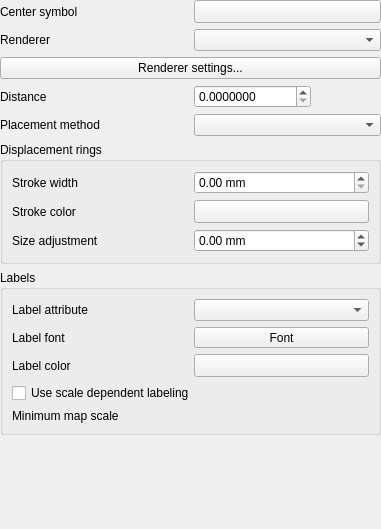
<?xml version="1.0" encoding="UTF-8"?>
<ui version="4.0">
 <class>QgsPointDisplacementRendererWidgetBase</class>
 <widget class="QWidget" name="QgsPointDisplacementRendererWidgetBase">
  <property name="geometry">
   <rect>
    <x>0</x>
    <y>0</y>
    <width>381</width>
    <height>529</height>
   </rect>
  </property>
  <property name="windowTitle">
   <string>Form</string>
  </property>
  <layout class="QGridLayout" name="gridLayout_3">
   <property name="leftMargin">
    <number>0</number>
   </property>
   <property name="topMargin">
    <number>0</number>
   </property>
   <property name="rightMargin">
    <number>0</number>
   </property>
   <property name="bottomMargin">
    <number>0</number>
   </property>
   <item row="2" column="0">
    <widget class="QLabel" name="mRendererLabel">
     <property name="text">
      <string>Renderer</string>
     </property>
    </widget>
   </item>
   <item row="2" column="1">
    <widget class="QComboBox" name="mRendererComboBox"/>
   </item>
   <item row="9" column="0" colspan="2">
    <widget class="QgsCollapsibleGroupBoxBasic" name="mLabelingGroupBox">
     <property name="title">
      <string>Labels</string>
     </property>
     <layout class="QGridLayout" name="gridLayout">
      <item row="0" column="0">
       <widget class="QLabel" name="mLabelAttributeLabel">
        <property name="text">
         <string>Label attribute</string>
        </property>
       </widget>
      </item>
      <item row="0" column="1">
       <widget class="QgsFieldComboBox" name="mLabelFieldComboBox"/>
      </item>
      <item row="1" column="0">
       <widget class="QLabel" name="label">
        <property name="text">
         <string>Label font</string>
        </property>
       </widget>
      </item>
      <item row="2" column="0">
       <widget class="QLabel" name="mLabelColorLabel">
        <property name="text">
         <string>Label color</string>
        </property>
       </widget>
      </item>
      <item row="2" column="1">
       <widget class="QgsColorButton" name="mLabelColorButton">
        <property name="sizePolicy">
         <sizepolicy hsizetype="Preferred" vsizetype="Fixed">
          <horstretch>0</horstretch>
          <verstretch>0</verstretch>
         </sizepolicy>
        </property>
        <property name="minimumSize">
         <size>
          <width>120</width>
          <height>0</height>
         </size>
        </property>
        <property name="maximumSize">
         <size>
          <width>16777215</width>
          <height>16777215</height>
         </size>
        </property>
        <property name="text">
         <string/>
        </property>
       </widget>
      </item>
      <item row="3" column="0" colspan="2">
       <widget class="QCheckBox" name="mScaleDependentLabelsCheckBox">
        <property name="text">
         <string>Use scale dependent labeling</string>
        </property>
       </widget>
      </item>
      <item row="4" column="0">
       <widget class="QLabel" name="mMaxScaleLabel">
        <property name="text">
         <string>Minimum map scale</string>
        </property>
       </widget>
      </item>
      <item row="4" column="1">
       <widget class="QgsScaleWidget" name="mMinLabelScaleWidget" native="true">
        <property name="focusPolicy">
         <enum>Qt::StrongFocus</enum>
        </property>
       </widget>
      </item>
      <item row="1" column="1">
       <widget class="QgsFontButton" name="mLabelFontButton">
        <property name="sizePolicy">
         <sizepolicy hsizetype="Preferred" vsizetype="Fixed">
          <horstretch>0</horstretch>
          <verstretch>0</verstretch>
         </sizepolicy>
        </property>
        <property name="text">
         <string>Font</string>
        </property>
       </widget>
      </item>
     </layout>
    </widget>
   </item>
   <item row="7" column="0">
    <widget class="QLabel" name="label_2">
     <property name="text">
      <string>Placement method</string>
     </property>
    </widget>
   </item>
   <item row="6" column="0">
    <widget class="QLabel" name="mDistanceToleranceLabel">
     <property name="text">
      <string>Distance</string>
     </property>
    </widget>
   </item>
   <item row="4" column="0" colspan="2">
    <widget class="QPushButton" name="mRendererSettingsButton">
     <property name="text">
      <string>Renderer settings...</string>
     </property>
    </widget>
   </item>
   <item row="10" column="0">
    <spacer name="verticalSpacer">
     <property name="orientation">
      <enum>Qt::Vertical</enum>
     </property>
     <property name="sizeHint" stdset="0">
      <size>
       <width>20</width>
       <height>0</height>
      </size>
     </property>
    </spacer>
   </item>
   <item row="6" column="1">
    <layout class="QHBoxLayout" name="horizontalLayout">
     <item>
      <widget class="QgsDoubleSpinBox" name="mDistanceSpinBox">
       <property name="decimals">
        <number>7</number>
       </property>
       <property name="maximum">
        <double>999999999.000000000000000</double>
       </property>
      </widget>
     </item>
     <item>
      <widget class="QgsUnitSelectionWidget" name="mDistanceUnitWidget" native="true">
       <property name="focusPolicy">
        <enum>Qt::StrongFocus</enum>
       </property>
      </widget>
     </item>
    </layout>
   </item>
   <item row="7" column="1">
    <widget class="QComboBox" name="mPlacementComboBox"/>
   </item>
   <item row="0" column="0">
    <widget class="QLabel" name="mCenterSymbolLabel">
     <property name="text">
      <string>Center symbol</string>
     </property>
    </widget>
   </item>
   <item row="8" column="0" colspan="2">
    <widget class="QgsCollapsibleGroupBoxBasic" name="mDisplacementCirclesGroupBox">
     <property name="title">
      <string>Displacement rings</string>
     </property>
     <layout class="QGridLayout" name="gridLayout_2">
      <item row="2" column="1">
       <widget class="QgsColorButton" name="mCircleColorButton">
        <property name="sizePolicy">
         <sizepolicy hsizetype="Preferred" vsizetype="Fixed">
          <horstretch>0</horstretch>
          <verstretch>0</verstretch>
         </sizepolicy>
        </property>
        <property name="minimumSize">
         <size>
          <width>0</width>
          <height>0</height>
         </size>
        </property>
        <property name="maximumSize">
         <size>
          <width>16777215</width>
          <height>16777215</height>
         </size>
        </property>
        <property name="text">
         <string/>
        </property>
       </widget>
      </item>
      <item row="3" column="0">
       <widget class="QLabel" name="mCircleRadiusLabel">
        <property name="text">
         <string>Size adjustment</string>
        </property>
       </widget>
      </item>
      <item row="0" column="0">
       <widget class="QLabel" name="mCircleWidthLabel">
        <property name="text">
         <string>Stroke width</string>
        </property>
       </widget>
      </item>
      <item row="2" column="0">
       <widget class="QLabel" name="mCircleColorLabel">
        <property name="text">
         <string>Stroke color</string>
        </property>
       </widget>
      </item>
      <item row="3" column="1">
       <widget class="QgsDoubleSpinBox" name="mCircleModificationSpinBox">
        <property name="suffix">
         <string> mm</string>
        </property>
        <property name="minimum">
         <double>-9999.000000000000000</double>
        </property>
        <property name="maximum">
         <double>9999.000000000000000</double>
        </property>
        <property name="singleStep">
         <double>0.100000000000000</double>
        </property>
       </widget>
      </item>
      <item row="0" column="1">
       <widget class="QgsDoubleSpinBox" name="mCircleWidthSpinBox">
        <property name="suffix">
         <string> mm</string>
        </property>
        <property name="maximum">
         <double>9999.000000000000000</double>
        </property>
        <property name="singleStep">
         <double>0.100000000000000</double>
        </property>
       </widget>
      </item>
     </layout>
    </widget>
   </item>
   <item row="0" column="1">
    <widget class="QgsSymbolButton" name="mCenterSymbolToolButton">
     <property name="sizePolicy">
      <sizepolicy hsizetype="Preferred" vsizetype="Fixed">
       <horstretch>0</horstretch>
       <verstretch>0</verstretch>
      </sizepolicy>
     </property>
     <property name="text">
      <string/>
     </property>
    </widget>
   </item>
  </layout>
 </widget>
 <customwidgets>
  <customwidget>
   <class>QgsFieldComboBox</class>
   <extends>QComboBox</extends>
   <header>qgsfieldcombobox.h</header>
   <container>1</container>
  </customwidget>
  <customwidget>
   <class>QgsDoubleSpinBox</class>
   <extends>QDoubleSpinBox</extends>
   <header>qgsdoublespinbox.h</header>
  </customwidget>
  <customwidget>
   <class>QgsCollapsibleGroupBoxBasic</class>
   <extends>QGroupBox</extends>
   <header>qgscollapsiblegroupbox.h</header>
   <container>1</container>
  </customwidget>
  <customwidget>
   <class>QgsSymbolButton</class>
   <extends>QToolButton</extends>
   <header>qgssymbolbutton.h</header>
  </customwidget>
  <customwidget>
   <class>QgsColorButton</class>
   <extends>QToolButton</extends>
   <header>qgscolorbutton.h</header>
   <container>1</container>
  </customwidget>
  <customwidget>
   <class>QgsFontButton</class>
   <extends>QToolButton</extends>
   <header>qgsfontbutton.h</header>
  </customwidget>
  <customwidget>
   <class>QgsUnitSelectionWidget</class>
   <extends>QWidget</extends>
   <header>qgsunitselectionwidget.h</header>
   <container>1</container>
  </customwidget>
  <customwidget>
   <class>QgsScaleWidget</class>
   <extends>QWidget</extends>
   <header>qgsscalewidget.h</header>
  </customwidget>
 </customwidgets>
 <tabstops>
  <tabstop>mCenterSymbolToolButton</tabstop>
  <tabstop>mRendererComboBox</tabstop>
  <tabstop>mRendererSettingsButton</tabstop>
  <tabstop>mDistanceSpinBox</tabstop>
  <tabstop>mDistanceUnitWidget</tabstop>
  <tabstop>mPlacementComboBox</tabstop>
  <tabstop>mCircleWidthSpinBox</tabstop>
  <tabstop>mCircleColorButton</tabstop>
  <tabstop>mCircleModificationSpinBox</tabstop>
  <tabstop>mLabelFieldComboBox</tabstop>
  <tabstop>mLabelFontButton</tabstop>
  <tabstop>mLabelColorButton</tabstop>
  <tabstop>mScaleDependentLabelsCheckBox</tabstop>
 </tabstops>
 <resources/>
 <connections/>
</ui>
